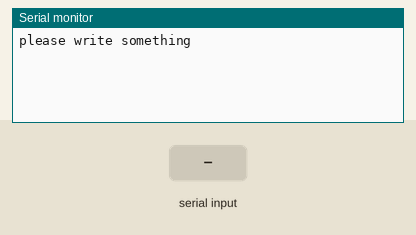
The sketch below on a simulated Arduino Uno, built with avr-gcc and run on an emulated ATmega328P. On the bench: the last lines printed to the serial monitor. The inputs (shaded band) are chosen by the test bench.

Above: at 1.2 s.
1.3 s: "1" received over Serial
At 2.4 s:
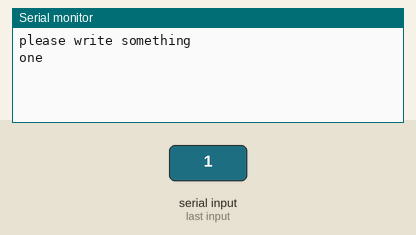
2.8 s: "2" received over Serial
At 4.0 s:
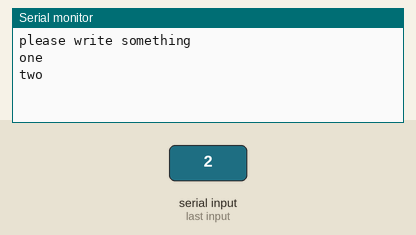
4.3 s: "3" received over Serial
At 5.3 s:
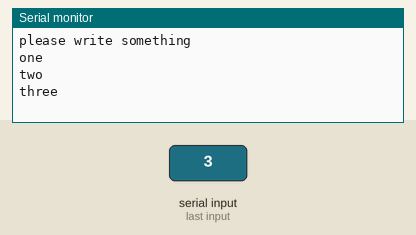
5.8 s: "4" received over Serial
At 6.5 s:
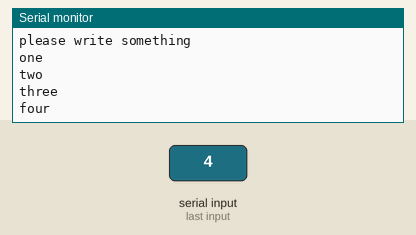
7.3 s: "5" received over Serial
At 7.6 s:
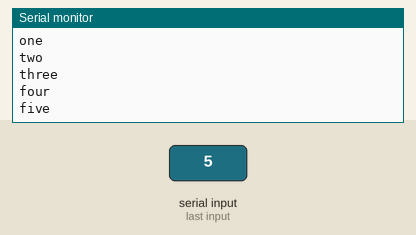

The sketch:

1_task.ino
```cpp
// обмен данными по uart : отправка сообщения цифры от 1 до 5 , анализ этого сообщения и возврат ответа в пк
void setup()
{

 Serial.begin(9600);
 Serial.println("please write something");
}
void loop()
{
   if(Serial.available() > 0)
   {
         // Далем что то с поступившими данными
     char inChar = Serial.read();  // get the new byte
     switch (inChar)
     {
        case '1':
         Serial.println("one");
        break;
        case '2':
        Serial.println("two");
        break;
         case '3':
        Serial.println("three");
        break;
         case '4':
        Serial.println("four");
        break;
         case '5':
        Serial.println("five");
        break;
        default:
        Serial.println("You write somthing else");
     }
   }
   delay(50);
}
```

Measured:
- after the input at 1.3 s, the serial monitor: prints a new line after 0.05 s (image 1)
- after the input at 2.8 s, the serial monitor: prints a new line at once (image 2)
- after the input at 4.3 s, the serial monitor: prints a new line at once (image 3)
- after the input at 5.8 s, the serial monitor: prints a new line at once (image 4)
- after the input at 7.3 s, the serial monitor: prints a new line at once (image 5)
